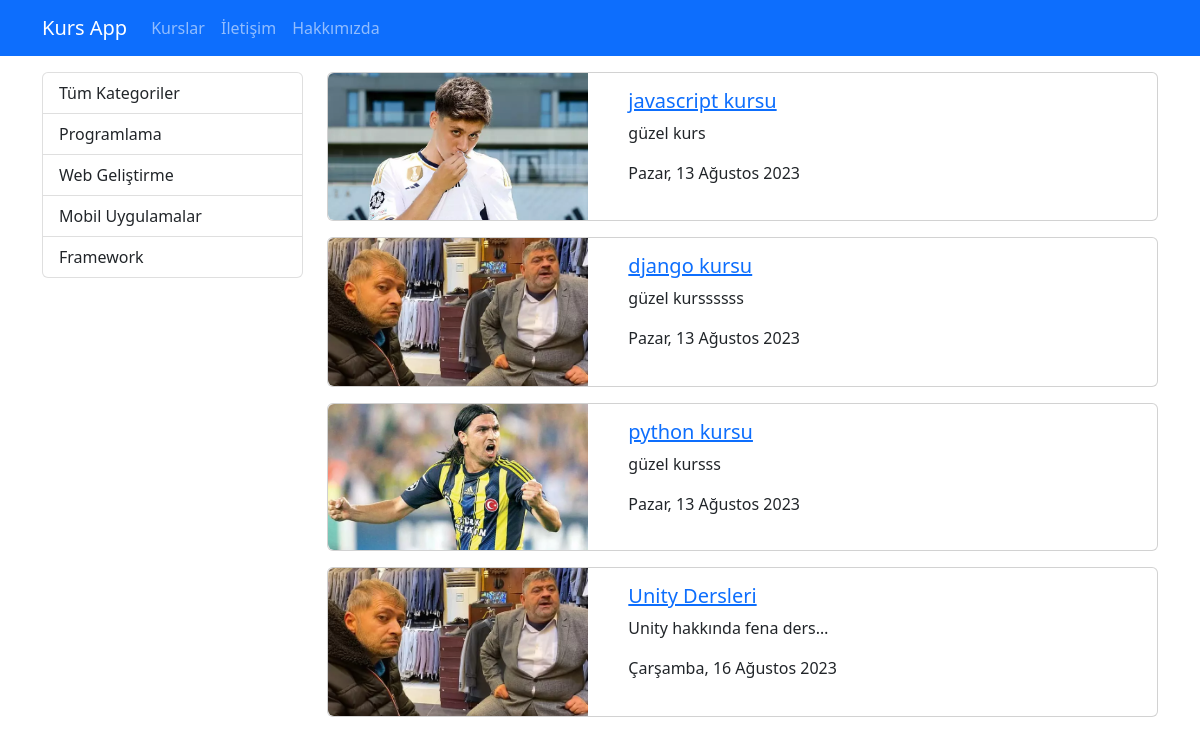
Before: /kurslar/ with the older database file.
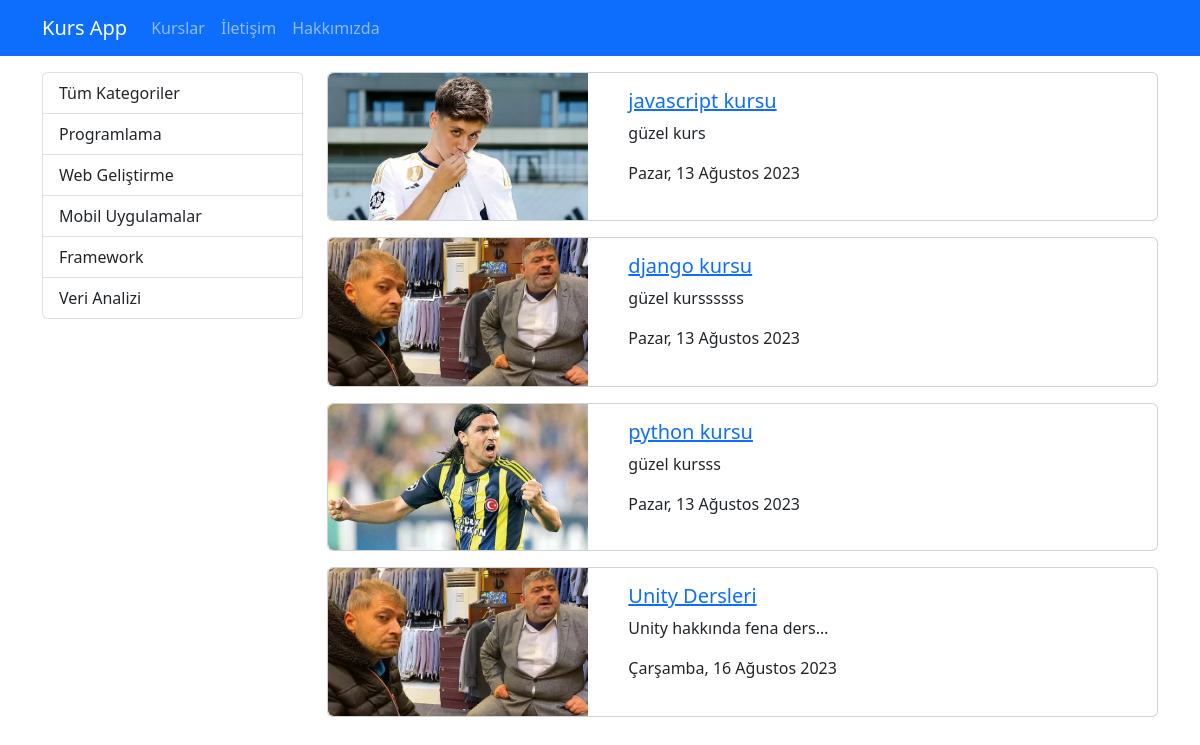
After: the same page with the newer database file.
### courses/models.py (models this page shows, shortened)
class Categories(models.Model):
    name = models.CharField(max_length=50)
    slug = models.SlugField(max_length=50,default="", null=False, unique=True, db_index=True)

class Course(models.Model):
    title = models.CharField(max_length=50)
    description = models.TextField()
    imageUrl = models.CharField(max_length=50, blank=False)
    date =  models.DateField(auto_now=True)#auto_now olabilirdi
    isActive = models.BooleanField()
    slug = models.SlugField(default="", blank=True, editable=True, null=False, unique=True, db_index=True)
    category = models.ForeignKey(Categories, on_delete=models.CASCADE, default=1, related_name="kurslar")

### courses/views.py (the view)
# urls.py: path("", views.index),
def index(request):
    kurslar = Course.objects.filter(isActive = 1)
    kategoriler = Categories.objects.all()
    return render(request, 'courses/index.html', {
        'categories': kategoriler,
        "courses": kurslar
    })

### courses/templates/courses/index.html (shortened to what this page needs)
{% extends 'layout.html' %}
{% load static %}
{% block css_files %} <link rel="stylesheet" href="{% static 'courses/css/style.css' %}"> {% endblock css_files %}
{% block content %}
<div class="container mt-3">
    <div class="row">
        <div class="col-3">
            {% include 'courses/partials/_categories.html' %}
        </div>
        <div class="col-9">
        {% for course in  courses%}
            {% include 'courses/partials/_course.html' %}
        {% endfor courses %}
        </div>
    </div>
</div>
{% endblock content %}

### courses/templates/courses/partials/_categories.html
<div class="list-group">
    <a href="/kurslar" class="list-group-item list-group-item-action">Tüm Kategoriler</a>
  {% for category in categories %}
  <a
    href="{% url 'courses_by_category' category.slug %}"
    class="list-group-item list-group-item-action {% if category.slug == selectedSlug %}active {% endif %}"
    >{{ category.name|title }}</a
  >
  {% endfor %}
</div>

### courses/templates/courses/partials/_course.html (shortened to what this page needs)
{% load static %}
<div class="card mb-3">
  <div class="row">
    <div class="col-4">
      <img
        class="img-fluid rounded-start"
        src="{% static 'courses/img/'|add:course.imageUrl %}"
        alt="{{ course.title}}"
      />
    </div>
    <div class="col-8">
      <div class="card-body">
        <h5 class="card-title">
          <a href="{% url 'course_details' course.slug %}"> {{ course.title}} </a>
        </h5>
        <p class="card-text">{{ course.description|truncatechars:25 }}</p>
        <p>{{course.date|date:"l, d F Y"}}</p>
      </div>
    </div>
  </div>
</div>

Changed rows visible on the page:
added Categories: name "Veri Analizi"
